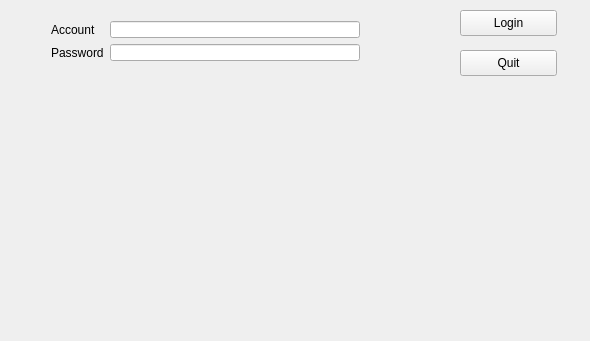
<?xml version="1.0" encoding="UTF-8"?>
<ui version="4.0">
 <class>MainWindow</class>
 <widget class="QMainWindow" name="MainWindow">
  <property name="geometry">
   <rect>
    <x>0</x>
    <y>0</y>
    <width>590</width>
    <height>341</height>
   </rect>
  </property>
  <property name="windowTitle">
   <string>MainWindow</string>
  </property>
  <widget class="QWidget" name="centralWidget">
   <widget class="QPushButton" name="submit">
    <property name="geometry">
     <rect>
      <x>460</x>
      <y>10</y>
      <width>97</width>
      <height>26</height>
     </rect>
    </property>
    <property name="text">
     <string>Login</string>
    </property>
   </widget>
   <widget class="QPushButton" name="quit">
    <property name="geometry">
     <rect>
      <x>460</x>
      <y>50</y>
      <width>97</width>
      <height>26</height>
     </rect>
    </property>
    <property name="text">
     <string>Quit</string>
    </property>
   </widget>
   <widget class="QLabel" name="status">
    <property name="geometry">
     <rect>
      <x>40</x>
      <y>70</y>
      <width>331</width>
      <height>21</height>
     </rect>
    </property>
    <property name="text">
     <string/>
    </property>
   </widget>
   <widget class="QWidget" name="">
    <property name="geometry">
     <rect>
      <x>40</x>
      <y>10</y>
      <width>331</width>
      <height>62</height>
     </rect>
    </property>
    <layout class="QFormLayout" name="formLayout">
     <item row="0" column="0">
      <widget class="QLabel" name="account">
       <property name="text">
        <string>Account</string>
       </property>
      </widget>
     </item>
     <item row="0" column="1">
      <widget class="QLineEdit" name="input_acc"/>
     </item>
     <item row="1" column="0">
      <widget class="QLabel" name="password">
       <property name="text">
        <string>Password</string>
       </property>
      </widget>
     </item>
     <item row="1" column="1">
      <widget class="QLineEdit" name="input_pass"/>
     </item>
    </layout>
   </widget>
  </widget>
  <widget class="QMenuBar" name="menuBar">
   <property name="geometry">
    <rect>
     <x>0</x>
     <y>0</y>
     <width>590</width>
     <height>25</height>
    </rect>
   </property>
  </widget>
 </widget>
 <layoutdefault spacing="6" margin="11"/>
 <resources/>
 <connections/>
</ui>
